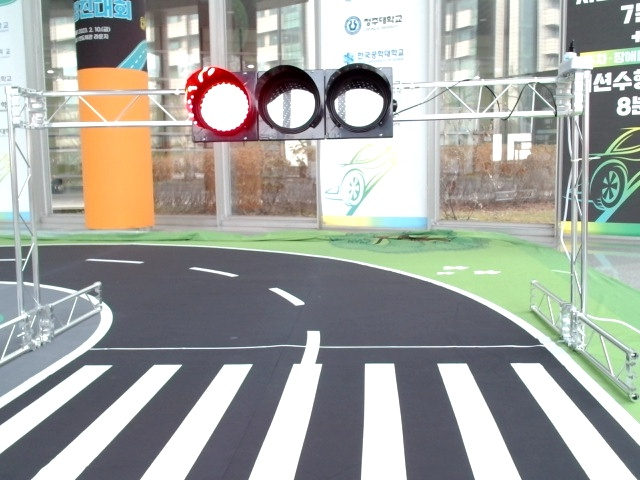
#> input picture test_images/02_15-00-50.jpg, 640 x 480 px, given in place of the camera
$ python lane_test.py
#> lines starting #> are read from the running program, lines starting #| are printed output that depends on the picture; after the words box and inside, x2 and y2 are one past the last pixel; in counts of white or black regions, pixels touching at a corner belong together
### Vision/cam_util_func.py
# CODE FROM SKKU
import sys
import cv2
import numpy as np
import matplotlib.pyplot as plt
import datetime
np.set_printoptions(threshold=sys.maxsize, linewidth=150)

NULL = 0
VARIANCE = 30
SATURATION = 150
FORWARD_THRESHOLD = 0.3
RED, GREEN, BLUE, YELLOW = (0, 1, 2, 3)
FORWARD, LEFT, RIGHT = (0, 1, 2)
COLOR = ("RED", "GREEN", "BLUE", "YELLOW")
DIRECTION = ("FORWARD", "LEFT", "RIGHT")
HUE_THRESHOLD = ([4, 176], [40, 80], [110, 130], [20, 40])


class libCAMERA(object):
    def __init__(self):
        self.capnum = 0
        self.row, self.col, self.dim = (0, 0, 0)

    # [12 lines left out: functions loop_break, capture, not called in this run]

    def file_read(self, img_path):
        return np.array(cv2.imread(img_path))

    def rgb_conversion(self, img):
        return cv2.cvtColor(img.copy(), cv2.COLOR_BGR2RGB)

    def hsv_conversion(self, img):
        return cv2.cvtColor(img.copy(), cv2.COLOR_BGR2HSV)

    def gray_conversion(self, img):
        return cv2.cvtColor(img.copy(), cv2.COLOR_BGR2GRAY)

    # [53 lines left out: functions color_extract, extract_rgb, initial_setting, not called in this run]

    def initial_setting_480(self, cam0port=0, cam1port=1, capnum=1):
        # OpenCV Initial Setting
        print("OpenCV Version:", cv2.__version__)
        channel0 = None
        channel1 = None
        self.capnum = capnum

        if capnum == 1:
            channel0 = cv2.VideoCapture(cam0port)
            channel0.set(cv2.CAP_PROP_FRAME_WIDTH, 640)
            channel0.set(cv2.CAP_PROP_FRAME_HEIGHT, 480)
            if channel0.isOpened():
                print("Camera Channel0 is enabled!")
        elif capnum == 2:
            channel0 = cv2.VideoCapture(cam0port)
            channel0.set(cv2.CAP_PROP_FRAME_WIDTH, 640)
            channel0.set(cv2.CAP_PROP_FRAME_HEIGHT, 480)
            if channel0.isOpened():
                print("Camera Channel0 is enabled!")

            channel1 = cv2.VideoCapture(cam1port)
            channel1.set(cv2.CAP_PROP_FRAME_WIDTH, 640)
            channel1.set(cv2.CAP_PROP_FRAME_HEIGHT, 480)
            if channel1.isOpened():
                print("Camera Channel1 is enabled!")

        return channel0, channel1

    # [27 lines left out: function initial_setting_1080, not called in this run]

    def camera_read(self, cap1, cap2=None):
        result, capset = [], [cap1, cap2]

        for idx in range(0, self.capnum):
            ret, frame = capset[idx].read()
            result.extend([ret, frame])
#> this loop made 1 pass
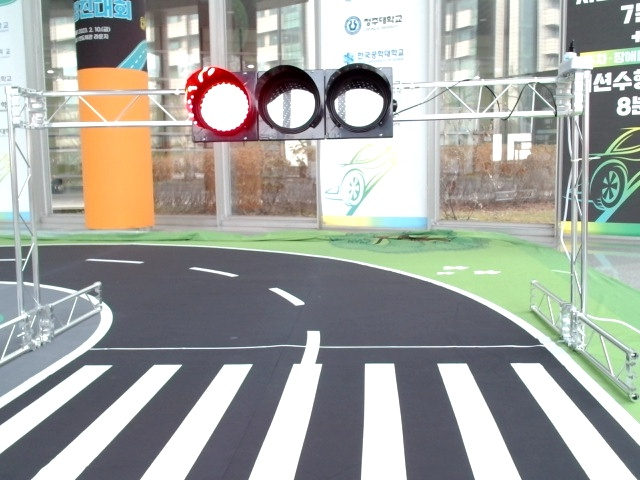
#> input picture test_images/02_15-00-50.jpg, 640 x 480 px, given in place of the camera
#> after the loop, result = 2 items
#> further down, frame0 is the input picture: shape (480, 640, 3); mean B, G, R 159.6, 164.9, 163
        return result

    def image_show(self, frame0, frame1=None):
        if frame1 is None:
            cv2.imshow('frame0', frame0)
        else:
            cv2.imshow('frame0', frame0)
            cv2.imshow('frame1', frame1)

    # [20 lines left out: function color_filtering, not called in this run]

    def gaussian_blurring(self, img, kernel_size=(None, None)):
        return cv2.GaussianBlur(img.copy(), kernel_size, 0)

    def canny_edge(self, img, lth, hth):
        return cv2.Canny(img.copy(), lth, hth)

    def histogram_equalization(self, gray):
        return cv2.equalizeHist(gray)

    # [122 lines left out: functions hough_transform, morphology, point_analyze, object_detection, edge_detection, not called in this run]

### Vision/lane_detection.py
import sys
import cv2
import numpy as np
np.set_printoptions(threshold=sys.maxsize, linewidth=150)

SATURATION = 150

class libLANE(object):
    def __init__(self):
        self.height = 0
        self.width = 0
        self.min_y = 0
        self.max_y = 0
        self.match_mask_color = 255
        self.poly_data_r = None
        self.poly_data_l = None
        self.poly_data_c = None
        self.line_bool_r = False
        self.line_bool_l = False
    # [7 lines left out: function region_of_interest, not called in this run]
    def weighted_img(self, image, initial_img, α=1, β=1., λ=0.):
        return cv2.addWeighted(initial_img, α, image, β, λ)
    # [301 lines left out: functions hough_transform, morphology, preprocess, preprocess2, draw_lines, draw_poly and 9 more, not called in this run]
    def steering_notp(self, image):
        hsv = cv2.cvtColor(image, cv2.COLOR_BGR2HSV)
#> hsv: shape (480, 640, 3); mean H, S, V 73.6, 34.6, 174.2
        green_mask = cv2.inRange(hsv, (30, 20, 10), (80, 255, 255))
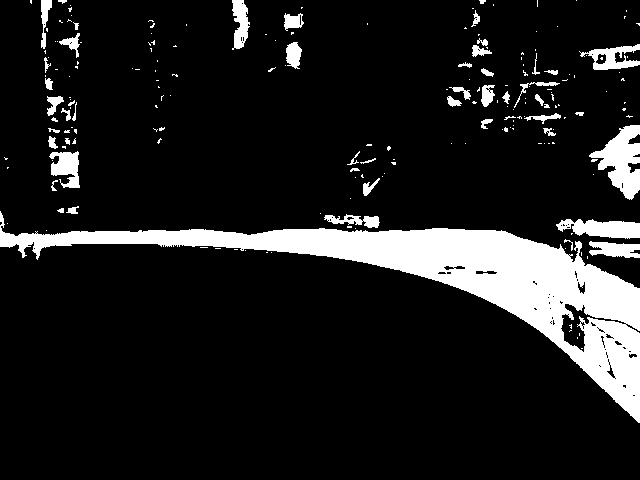
#> green_mask: shape (480, 640); 12.1% white; 200 white regions (150 under 20 px), largest, box (x1, y1, x2, y2) and area: (0, 211, 640, 423) 26844, (589, 125, 640, 200) 1983, (556, 219, 640, 239) 1139
        gray_mask = cv2.inRange(hsv, (0,0,0), (180, 255, 90))
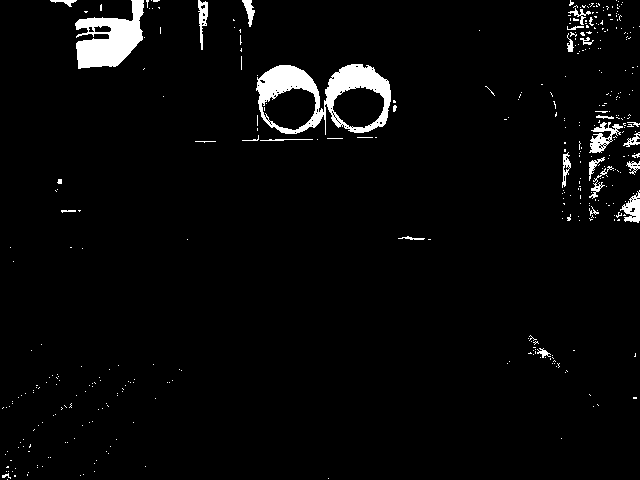
#> gray_mask: shape (480, 640); 3.3% white; 391 white regions (361 under 20 px), largest, box (x1, y1, x2, y2) and area: (256, 64, 391, 135) 3965, (75, 0, 144, 69) 2692, (589, 122, 623, 153) 437
        green = np.count_nonzero(green_mask==255)
#> green = 37079
        gray = np.count_nonzero(gray_mask==255)
#> gray = 10135
        #print(green)
        #print(gray)
        if green >= gray:
            steer = 'leftleftleft'
        else:
            steer = 'rightrightright'
        return steer
    # [45 lines left out: functions hough_lane, side_lane, not called in this run]

### test/lane_test.py
# -*- coding: utf-8 -*-
import cv2
import Vision.lane_detection as lane_util
import Vision.cam_util_func as cam_util
from datetime import datetime

'''
# 1
# image
lane_detection = lane_util.libLANE()
image = cv2.imread('./record/05_19-54-11.jpg')
# cv2.imshow('im', image)

steer, pre = lane_detection.preprocess2(image)
print(steer)
cv2.imshow('pre', pre)

cv2.waitKey(0)

'''
'''
# 2
# video
cap = cv2.VideoCapture('./test_videos/2.mp4')
lane_detection = lane_util.libLANE()

while (cap.isOpened()):
    ret, image = cap.read()
    #hough = lane_detection.hough_lane(image)
    right = lane_detection.preprocess2(image, 'r')
    _, right_line = lane_detection.right_lane(image, 2)
    #left = lane_detection.preprocess2(image, 'l')
    add = lane_detection.add_lane(image, 2)

    #cv2.imshow('hough', hough)
    #cv2.imshow('left', left)
    cv2.imshow('righta', right_line)
    cv2.imshow('right', right)
    cv2.imshow('add', add)

    if cv2.waitKey(1) & 0xFF == ord('q'):
        break

# Release
cap.release()
cv2.destroyAllWindows()

'''


# 3
# cam

cam = cam_util.libCAMERA()
ch0, ch1 = cam.initial_setting_480(cam0port=0, cam1port=0, capnum=1) ### For MAC OS
# ch0, ch1 = cam.initial_setting_window(cam0port=0, cam1port=1, capnum=1) ### For WINDOW OS
lane_detection = lane_util.libLANE()

while True:
    _, frame0= cam.camera_read(ch0)
    cam.image_show(frame0)
#> (the run stopped early here; a loop or call above may not have finished)

$ run again, on test_images/02_15-00-57.jpg
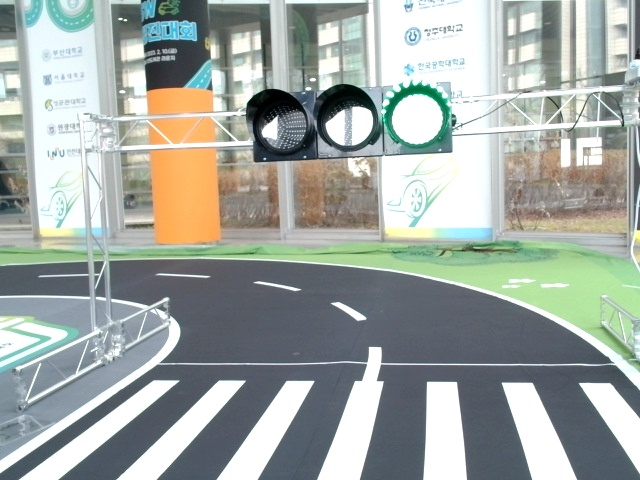
#> input picture test_images/02_15-00-57.jpg, 640 x 480 px, given in place of the camera
#> the loop in camera_read, `for idx in range(0, self.capnum):` made 1 pass
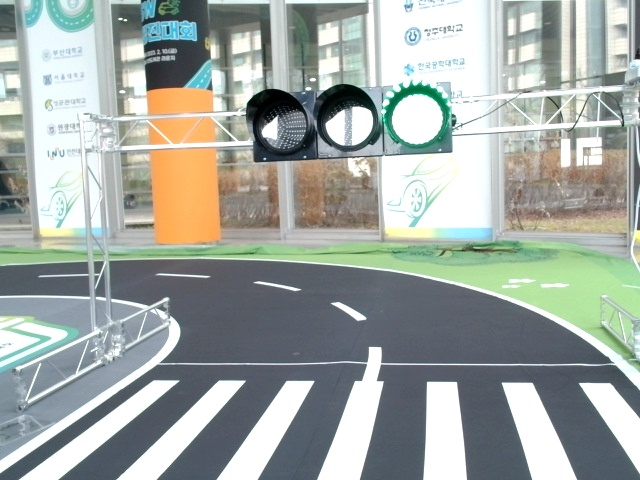
#> input picture test_images/02_15-00-57.jpg, 640 x 480 px, given in place of the camera
#> after the loop in camera_read, `for idx in range(0, self.capnum):`: result = 2 items
#> frame0 is the input picture: shape (480, 640, 3); mean B, G, R 162.6, 167.8, 160.5
#> hsv: shape (480, 640, 3); mean H, S, V 73.3, 36.9, 174.8
#> in steering_notp, `green_mask = cv2.inRange(hsv, (30, 20, 10), (80, 255, 255))`:
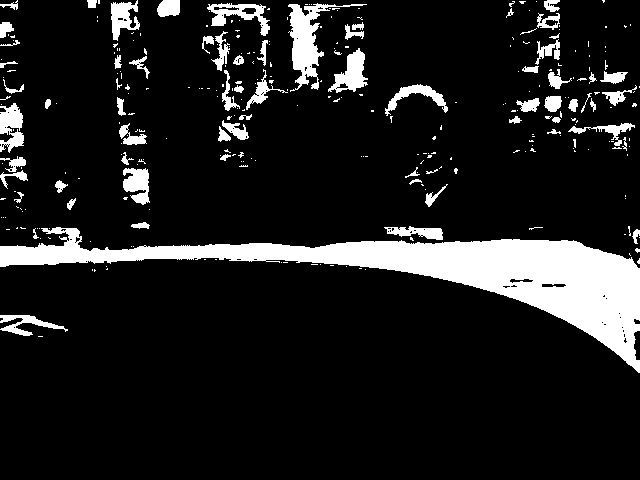
#> green_mask: shape (480, 640); 12.2% white; 306 white regions (236 under 20 px), largest, box (x1, y1, x2, y2) and area: (0, 227, 640, 373) 22264, (288, 3, 367, 92) 1936, (328, 48, 368, 93) 849
#> in steering_notp, `gray_mask = cv2.inRange(hsv, (0,0,0), (180, 255, 90))`:
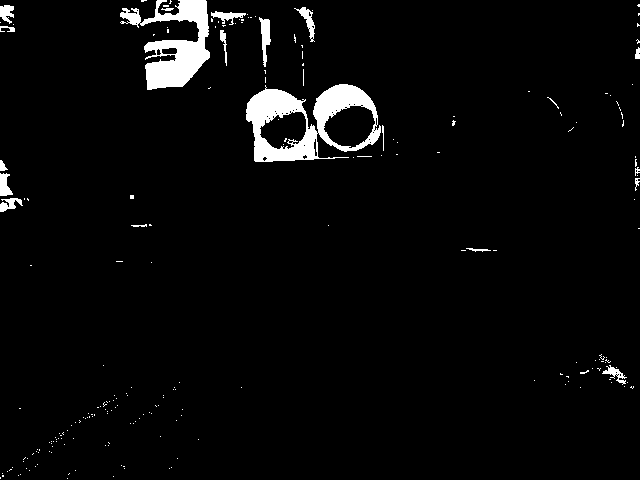
#> gray_mask: shape (480, 640); 3.5% white; 216 white regions (196 under 20 px), largest, box (x1, y1, x2, y2) and area: (246, 84, 381, 162) 4774, (120, 0, 210, 90) 3586, (259, 17, 271, 67) 306
#> green = 37356
#> gray = 10831

$ run again, on test_images/02_15-01-07.jpg
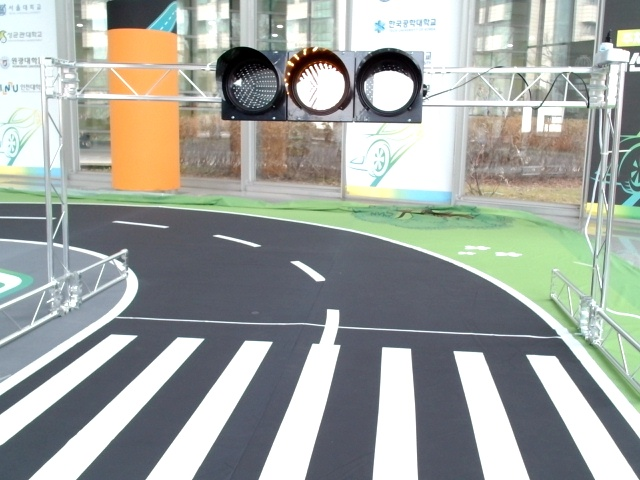
#> input picture test_images/02_15-01-07.jpg, 640 x 480 px, given in place of the camera
#> the loop in camera_read, `for idx in range(0, self.capnum):` made 1 pass
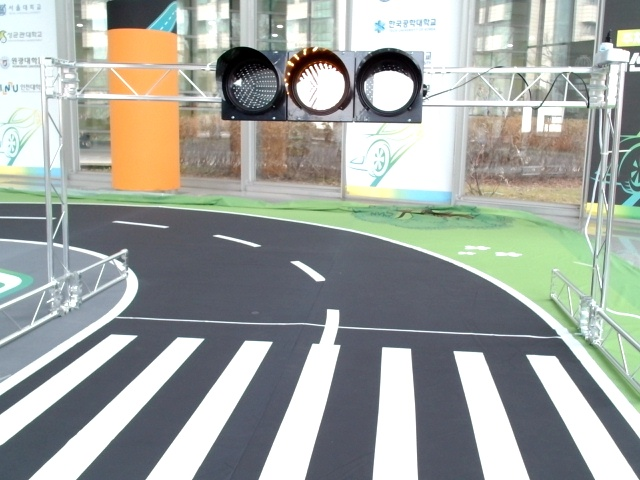
#> input picture test_images/02_15-01-07.jpg, 640 x 480 px, given in place of the camera
#> after the loop in camera_read, `for idx in range(0, self.capnum):`: result = 2 items
#> frame0 is the input picture: shape (480, 640, 3); mean B, G, R 159.6, 164.9, 160.1
#> hsv: shape (480, 640, 3); mean H, S, V 73.2, 35.5, 172.9
#> in steering_notp, `green_mask = cv2.inRange(hsv, (30, 20, 10), (80, 255, 255))`:
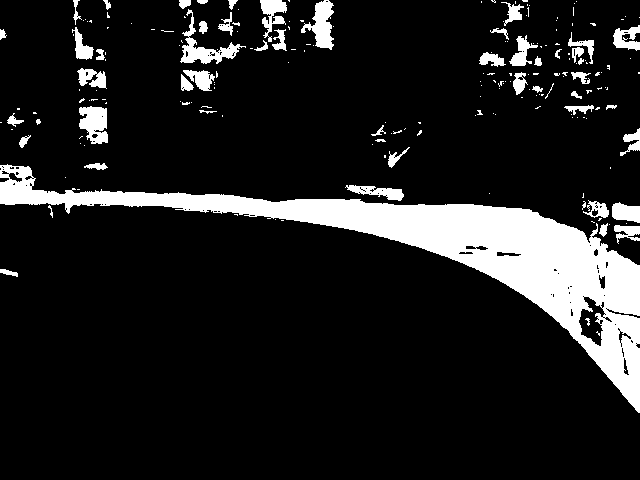
#> green_mask: shape (480, 640); 12.5% white; 204 white regions (150 under 20 px), largest, box (x1, y1, x2, y2) and area: (0, 164, 640, 413) 27875, (180, 9, 246, 64) 906, (301, 0, 334, 50) 836
#> in steering_notp, `gray_mask = cv2.inRange(hsv, (0,0,0), (180, 255, 90))`:
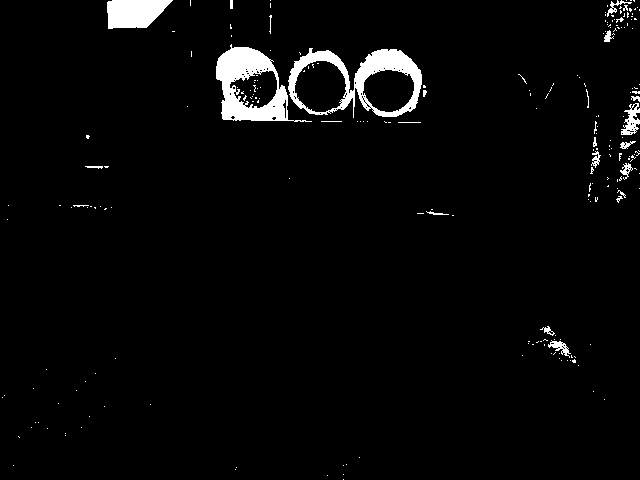
#> gray_mask: shape (480, 640); 3.1% white; 223 white regions (198 under 20 px), largest, box (x1, y1, x2, y2) and area: (288, 48, 422, 118) 3155, (216, 44, 312, 122) 3083, (107, 0, 173, 29) 1471
#> green = 38403
#> gray = 9564

$ run again, on test_images/27_16-12-02.jpg
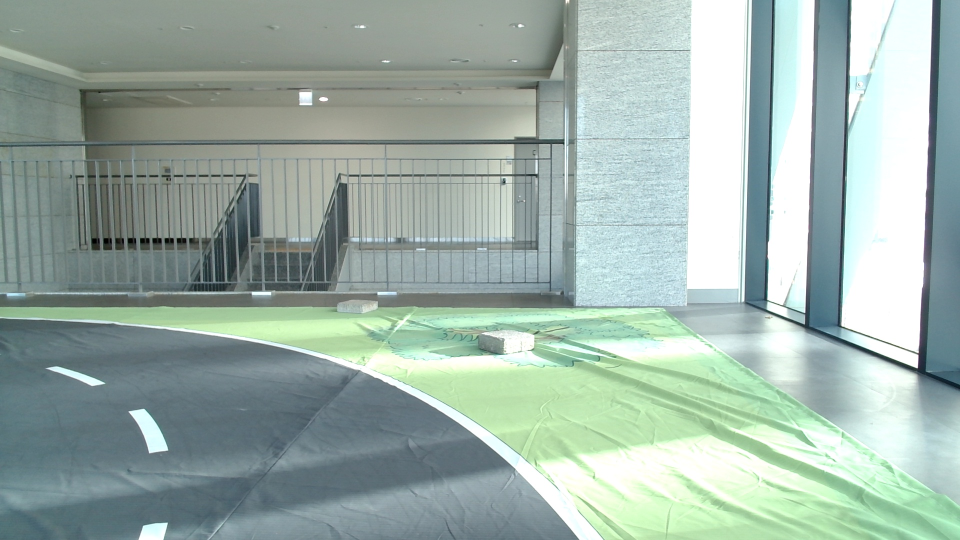
#> input picture test_images/27_16-12-02.jpg, 1920 x 1080 px, given in place of the camera (shown at 1/2 size)
#> the loop in camera_read, `for idx in range(0, self.capnum):` made 1 pass
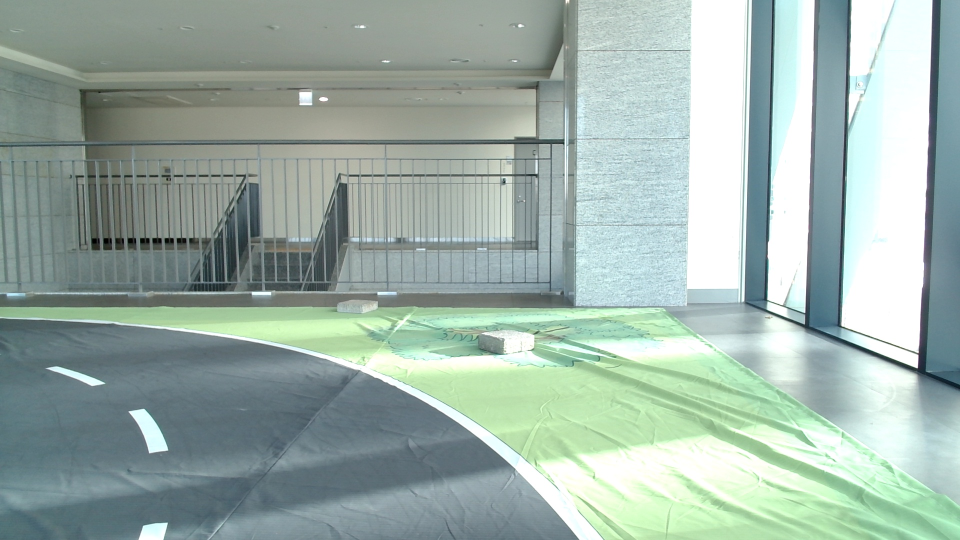
#> input picture test_images/27_16-12-02.jpg, 1920 x 1080 px, given in place of the camera (shown at 1/2 size)
#> after the loop in camera_read, `for idx in range(0, self.capnum):`: result = 2 items
#> frame0 is the input picture: shape (1080, 1920, 3); mean B, G, R 168.5, 176.2, 157.3
#> hsv: shape (1080, 1920, 3); mean H, S, V 71.8, 35.1, 178.3
#> in steering_notp, `green_mask = cv2.inRange(hsv, (30, 20, 10), (80, 255, 255))`:
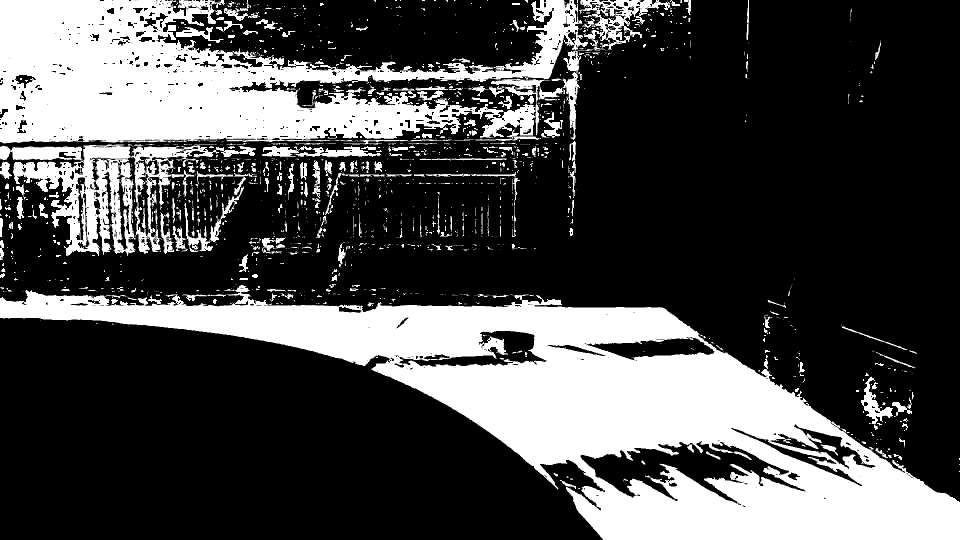
#> green_mask: shape (1080, 1920) (shown at 1/2 size); 29.4% white; 1855 white regions (1462 under 20 px), largest, box (x1, y1, x2, y2) and area: (0, 570, 1920, 1080) 333009, (0, 0, 1176, 287) 180370, (0, 289, 272, 512) 27729
#> in steering_notp, `gray_mask = cv2.inRange(hsv, (0,0,0), (180, 255, 90))`:
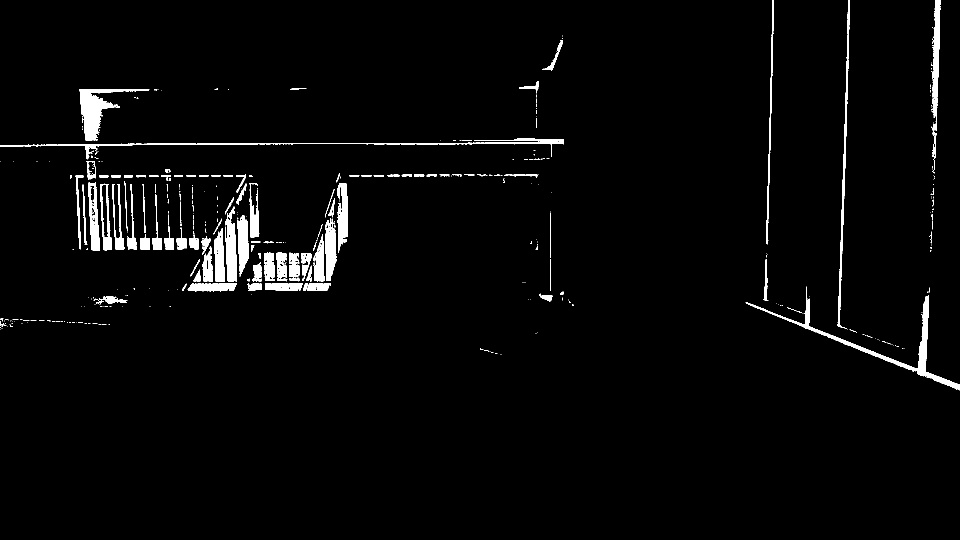
#> gray_mask: shape (1080, 1920) (shown at 1/2 size); 2.7% white; 429 white regions (326 under 20 px), largest, box (x1, y1, x2, y2) and area: (1491, 573, 1920, 781) 5303, (158, 178, 299, 282) 4136, (1862, 0, 1881, 318) 2748
#> green = 609793
#> gray = 56348
